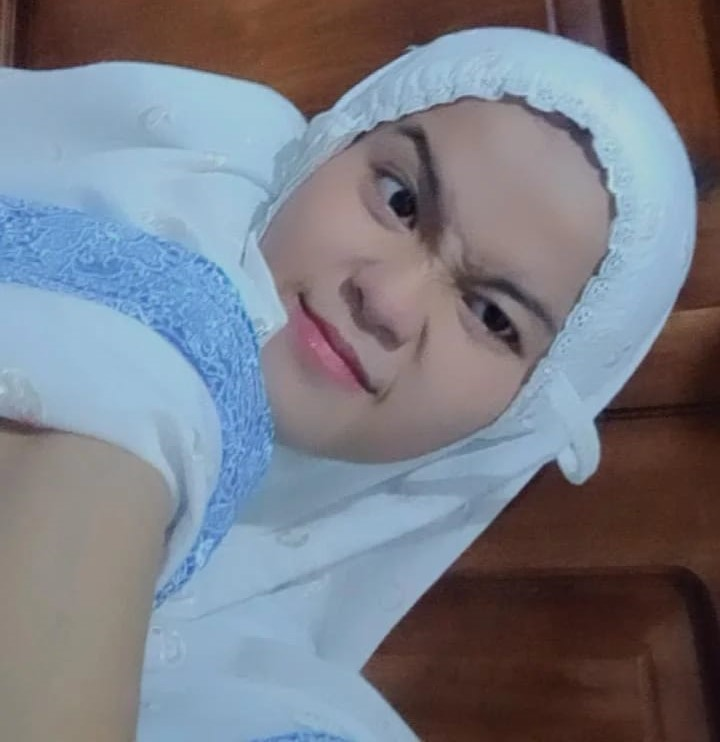
#> input picture Pengolahan Citra/w.jpg, 720 x 742 px
$ python latian2.py
#> lines starting #> are read from the running program, lines starting #| are printed output that depends on the picture
import cv2
import numpy as np;

# Membaca foto
foto_asli = cv2.imread('w.jpg')
#> foto_asli is the input picture: shape (742, 720, 3); mean B, G, R 133.4, 123.7, 120.8

# Menambahkan pencahayaan
brightness_factor = 50  # Ubah nilai ini sesuai kebutuhan Anda
citra_brightened = cv2.add(foto_asli, np.array([brightness_factor]))
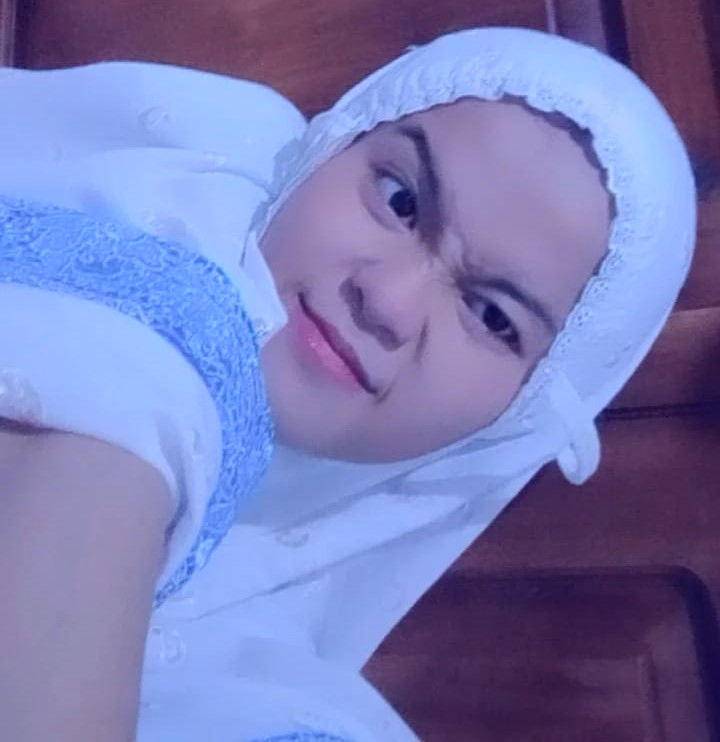
#> citra_brightened: shape (742, 720, 3); mean B, G, R 182, 123.7, 120.8

# Menampilkan citra asli dan citra brightened
cv2.imshow('Citra Asli', foto_asli)
cv2.imshow('Citra Brightened', citra_brightened)
cv2.waitKey(0)
cv2.destroyAllWindows()

$ run again, with Pengolahan Citra/ky.jpg copied over Pengolahan Citra/w.jpg
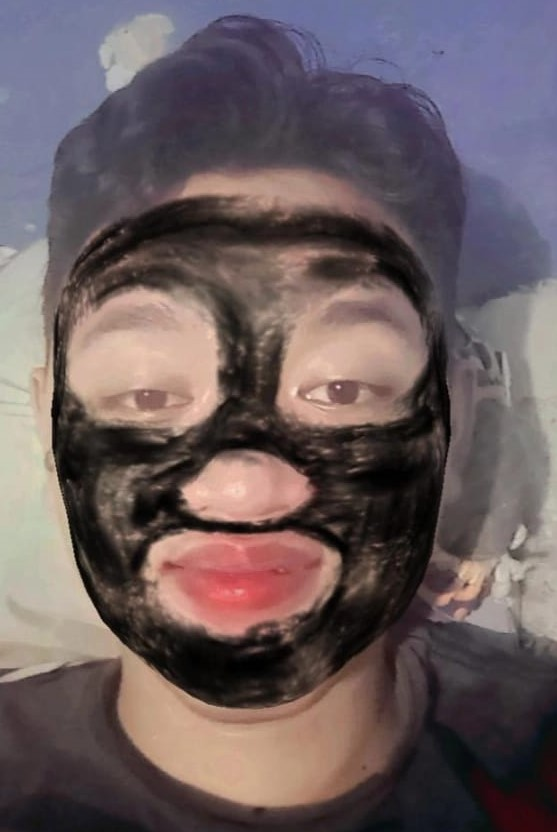
#> input picture Pengolahan Citra/ky.jpg, 557 x 832 px
#> foto_asli is the input picture: shape (832, 557, 3); mean B, G, R 94.4, 92.5, 106.7
#> `citra_brightened = cv2.add(foto_asli, np.array([brightness_factor]))`:
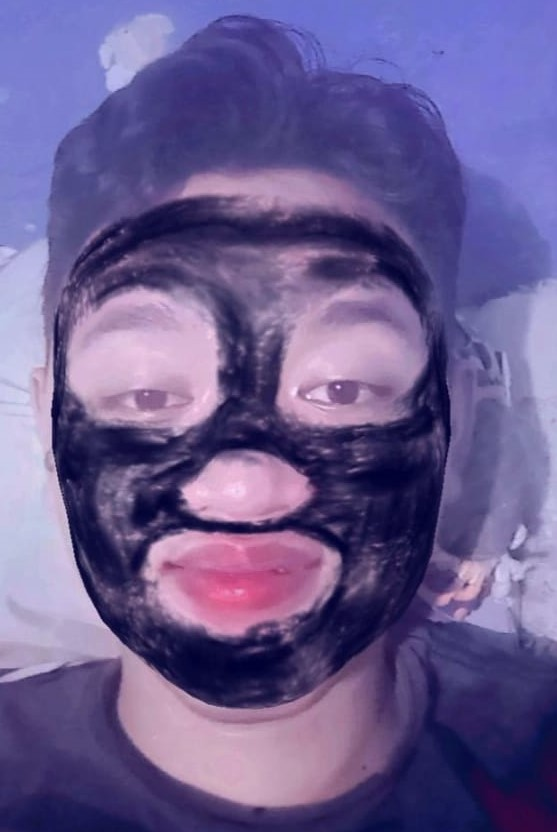
#> citra_brightened: shape (832, 557, 3); mean B, G, R 144.4, 92.5, 106.7

$ run again, with Pengolahan Citra/ky2.jpg copied over Pengolahan Citra/w.jpg
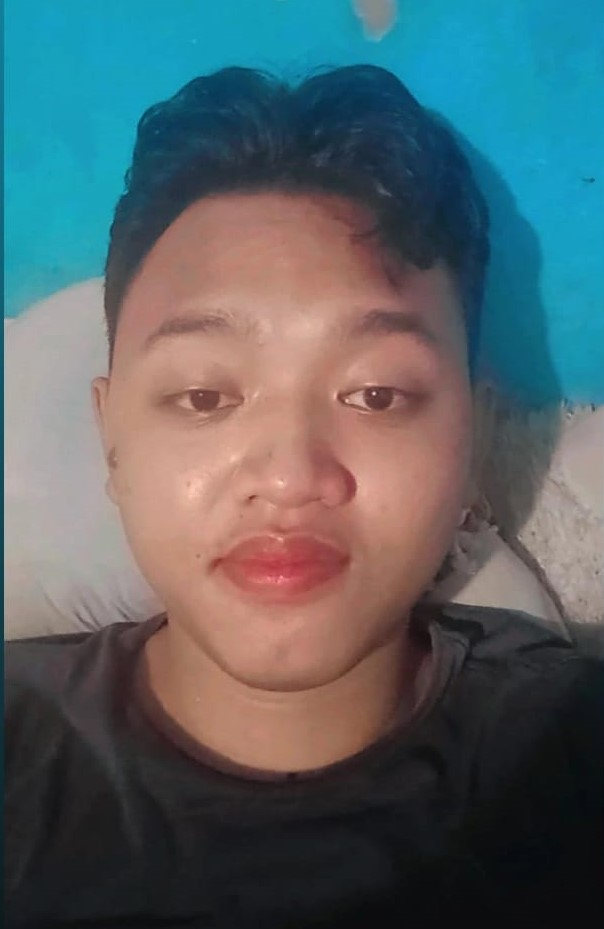
#> input picture Pengolahan Citra/ky2.jpg, 604 x 929 px
#> foto_asli is the input picture: shape (929, 604, 3); mean B, G, R 102.5, 98.4, 85.2
#> `citra_brightened = cv2.add(foto_asli, np.array([brightness_factor]))`:
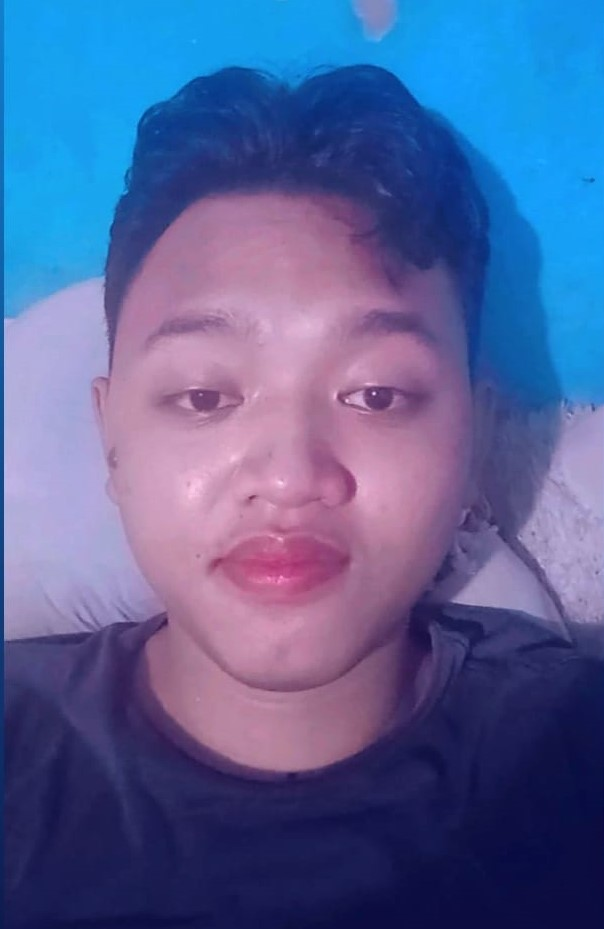
#> citra_brightened: shape (929, 604, 3); mean B, G, R 152.5, 98.4, 85.2

$ run again, with Pengolahan Citra/risky.jpg copied over Pengolahan Citra/w.jpg
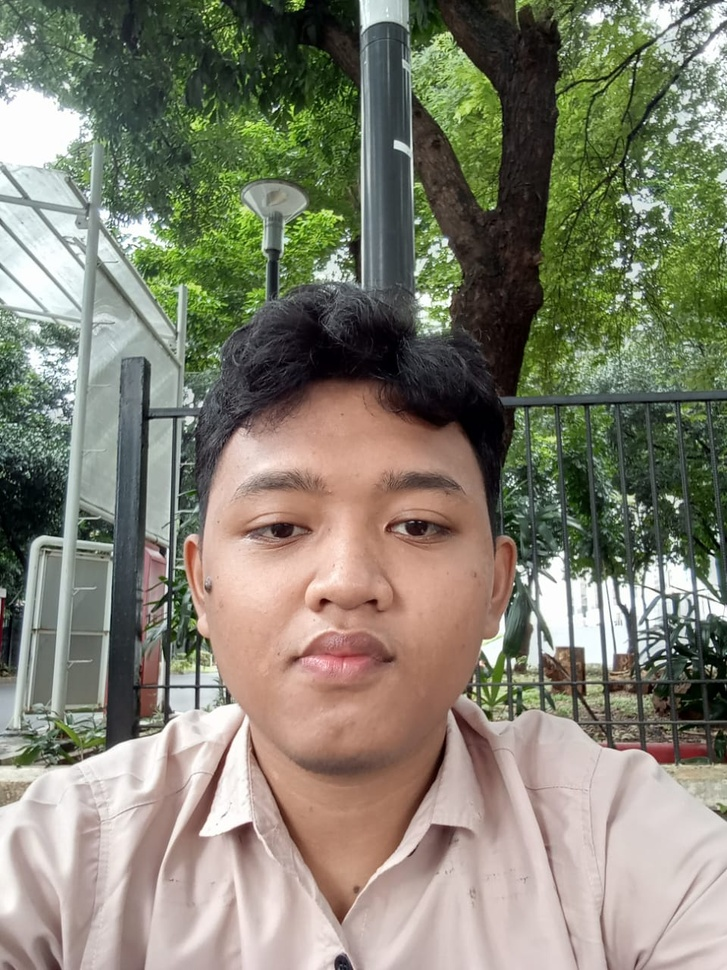
#> input picture Pengolahan Citra/risky.jpg, 727 x 970 px, shrunk from 959 x 1280 before the run
#> foto_asli is the input picture: shape (970, 727, 3); mean B, G, R 112.5, 128.6, 131
#> `citra_brightened = cv2.add(foto_asli, np.array([brightness_factor]))`:
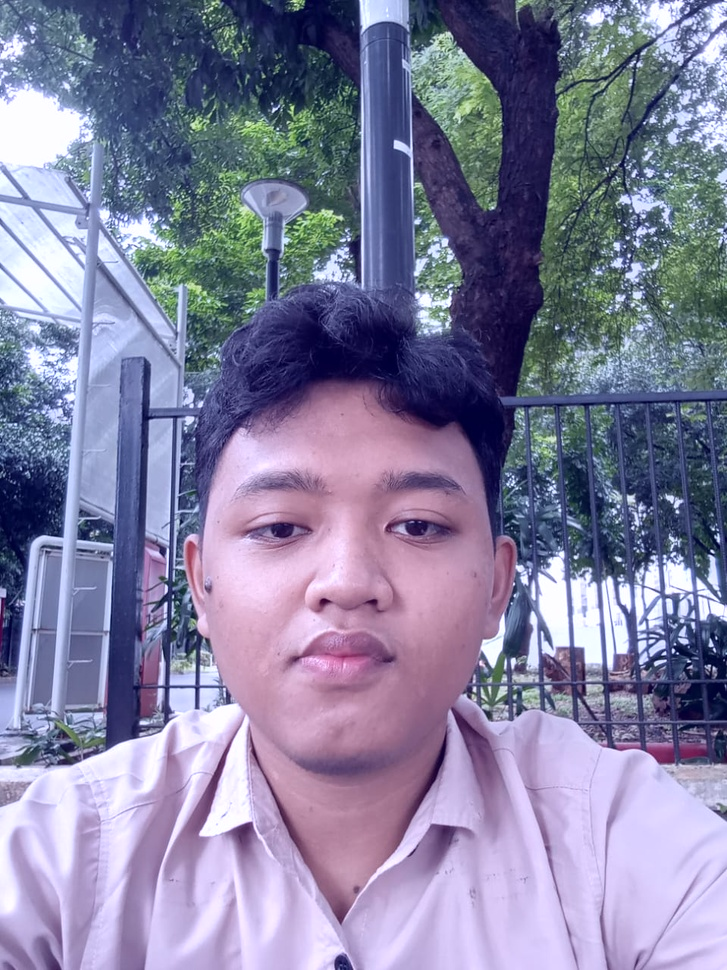
#> citra_brightened: shape (970, 727, 3); mean B, G, R 159.9, 128.6, 131
